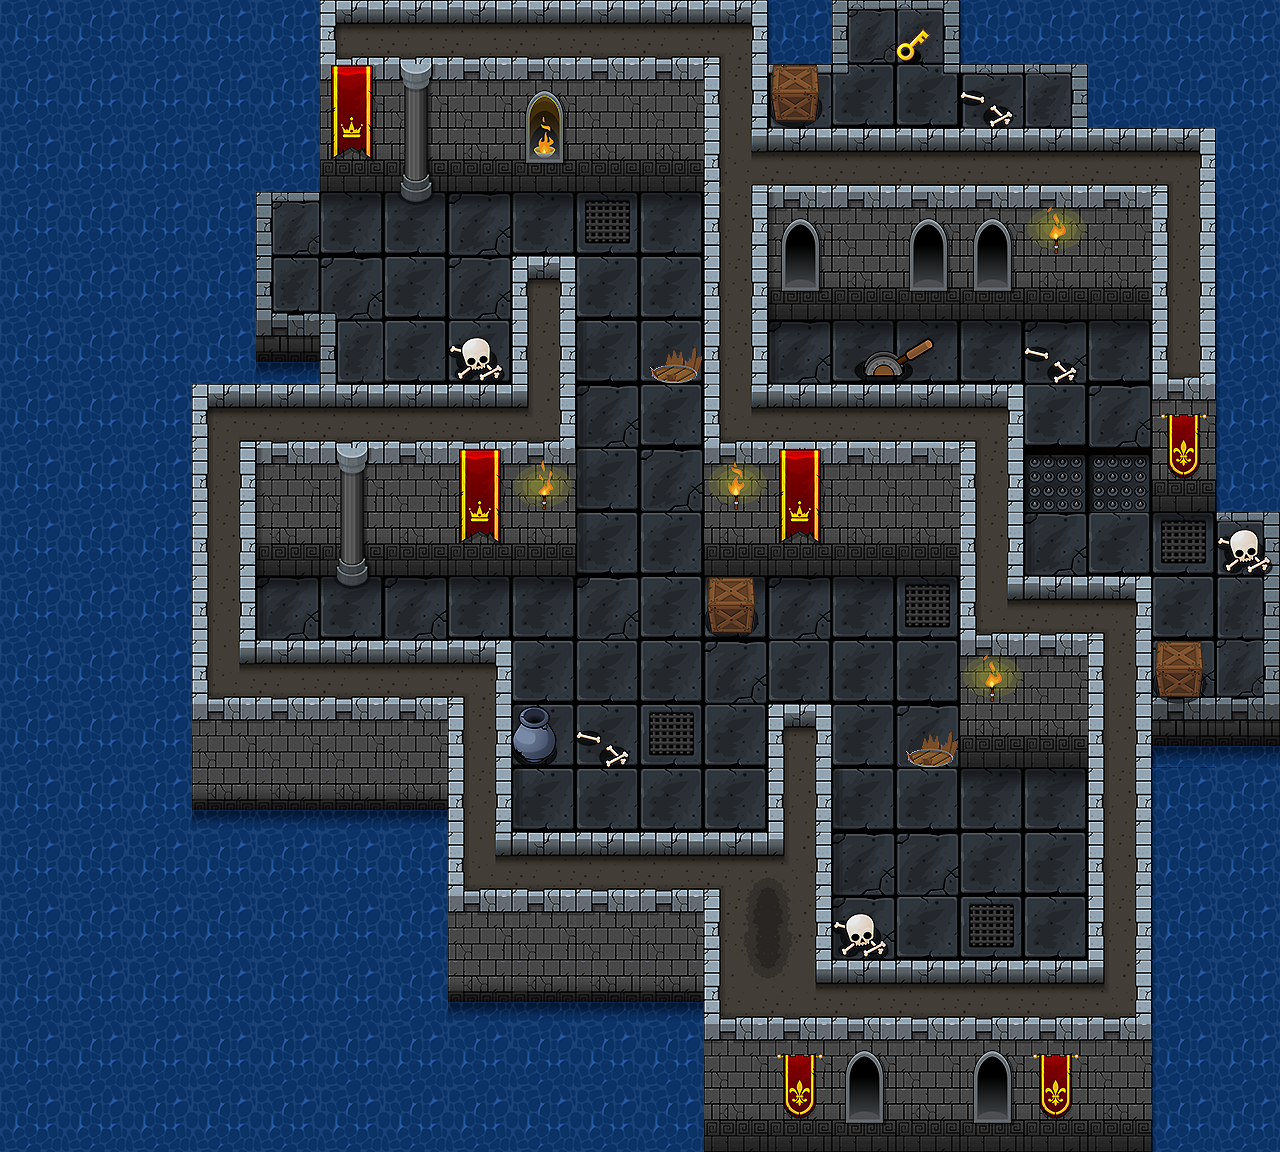

This game map was drawn from its Tiled (.tmx) file and the tilesets committed beside it. A one-line description and the full map source follow:
An orthogonal 20x18 tile map with 64x64 px tiles, 6 tile layers (flour, onFlour, sinkLayer, blockLayer, ...) and 5 objects.

<map version="1.0" tiledversion="1.1.6" orientation="orthogonal" renderorder="right-down" width="20" height="18" tilewidth="64" tileheight="64" infinite="0" nextobjectid="17">
 <tileset firstgid="1" name="tileSheet04-01" tilewidth="64" tileheight="64" tilecount="260" columns="13">
  <image source="tileSheet18-09.png" width="832" height="1280" />
 </tileset>
 <layer name="flour" width="20" height="18">
  <data encoding="csv">
134,134,134,134,134,0,0,0,0,0,0,0,133,118,119,133,134,134,134,134,
134,134,134,134,134,0,0,0,0,0,0,0,96,98,94,96,119,134,134,134,
134,134,134,0,0,0,0,0,0,0,0,0,0,0,0,0,0,0,0,134,
134,134,134,0,118,45,44,43,45,42,45,0,0,0,0,0,0,0,0,133,
134,134,134,0,131,72,56,57,0,56,56,0,0,0,0,0,0,0,0,133,
134,134,134,0,0,85,56,56,0,33,56,0,41,45,45,45,43,45,0,133,
134,134,134,0,0,0,0,0,0,20,56,0,0,0,0,0,56,57,0,133,
134,134,134,0,0,0,0,0,0,33,57,0,0,0,0,0,230,230,0,133,
134,134,134,0,0,0,0,0,0,33,56,0,0,0,0,0,20,56,42,119,
134,134,134,0,41,44,43,45,45,46,56,45,43,45,42,0,0,0,56,81,
134,134,134,0,0,0,0,0,56,56,56,57,56,56,56,0,0,0,69,132,
134,134,134,0,0,0,0,0,33,56,58,56,0,56,57,0,0,0,82,145,
134,134,134,0,0,0,0,0,33,56,56,56,0,33,56,45,45,0,133,134,
134,134,134,134,134,134,134,0,0,0,0,0,0,20,57,56,56,0,133,134,
134,134,134,134,134,134,134,0,0,0,0,0,0,20,56,58,56,0,133,134,
134,134,134,134,134,134,134,0,0,0,0,0,0,0,0,0,0,0,133,134,
134,134,134,134,134,134,134,134,134,134,134,0,0,0,0,0,0,0,133,134,
134,134,134,134,134,134,134,134,134,134,134,0,0,0,0,0,0,0,133,134
</data>
 </layer>
 <layer name="onFlour" width="20" height="18">
  <data encoding="csv">
0,0,0,0,0,0,0,0,0,0,0,0,0,0,181,0,0,0,0,0,
0,0,0,0,0,0,0,0,0,0,0,0,169,0,0,180,0,0,0,0,
0,0,0,0,0,0,0,0,0,0,0,0,0,0,0,0,0,0,0,0,
0,0,0,0,0,0,0,0,0,0,0,0,0,0,0,0,0,0,0,0,
0,0,0,0,0,0,0,0,0,0,0,0,0,0,0,0,0,0,0,0,
0,0,0,0,0,0,0,179,0,0,241,0,0,254,255,0,180,0,0,0,
0,0,0,0,0,0,0,0,0,0,0,0,0,0,0,0,0,0,0,0,
0,0,0,0,0,0,0,0,0,0,0,0,0,0,0,0,0,0,0,0,
0,0,0,0,0,0,0,0,0,0,0,0,0,0,0,0,0,0,0,179,
0,0,0,0,0,0,0,0,0,0,0,0,0,0,0,0,0,0,0,0,
0,0,0,0,0,0,0,0,0,0,0,0,0,0,0,0,0,0,169,0,
0,0,0,0,0,0,0,0,0,180,0,0,0,0,241,0,0,0,0,0,
0,0,0,0,0,0,0,0,0,0,0,0,0,0,0,0,0,0,0,0,
0,0,0,0,0,0,0,0,0,0,0,0,0,0,0,0,0,0,0,0,
0,0,0,0,0,0,0,0,0,0,0,0,0,179,0,0,0,0,0,0,
0,0,0,0,0,0,0,0,0,0,0,0,0,0,0,0,0,0,0,0,
0,0,0,0,0,0,0,0,0,0,0,0,0,0,0,0,0,0,0,0,
0,0,0,0,0,0,0,0,0,0,0,0,0,0,0,0,0,0,0,0
</data>
 </layer>
 <layer name="sinkLayer" width="20" height="18">
  <data encoding="csv">
0,0,0,0,0,0,0,0,0,0,0,0,0,0,0,0,0,0,0,0,
0,0,0,0,0,0,0,0,0,0,0,0,0,0,0,0,0,0,0,0,
0,0,0,134,134,0,0,0,0,0,0,0,0,0,0,0,0,0,0,0,
0,0,0,134,0,0,0,0,0,0,0,0,0,0,0,0,0,0,0,0,
0,0,0,134,0,0,0,0,0,0,0,0,0,0,0,0,0,0,0,0,
0,0,0,134,145,0,0,0,0,0,0,0,0,0,0,0,0,0,0,0,
0,0,0,134,134,0,0,0,0,0,0,0,0,0,0,0,0,0,0,0,
0,0,0,0,0,0,0,0,0,0,0,0,0,0,0,0,0,0,0,0,
0,0,0,0,0,0,0,0,0,0,0,0,0,0,0,0,0,0,0,0,
0,0,0,0,0,0,0,0,0,0,0,0,0,0,0,0,0,0,0,0,
0,0,0,0,0,0,0,0,0,0,0,0,0,0,0,0,0,0,0,0,
0,0,0,0,0,0,0,0,0,0,0,0,0,0,0,0,0,0,0,0,
0,0,0,0,0,0,0,0,0,0,0,0,0,0,0,0,0,0,0,0,
0,0,0,0,0,0,0,0,0,0,0,0,0,0,0,0,0,0,0,0,
0,0,0,0,0,0,0,0,0,0,0,0,0,0,0,0,0,0,0,0,
0,0,0,0,0,0,0,0,0,0,0,0,0,0,0,0,0,0,0,0,
0,0,0,0,0,0,0,0,0,0,0,0,0,0,0,0,0,0,0,0,
0,0,0,0,0,0,0,0,0,0,0,0,0,0,0,0,0,0,0,0
</data>
 </layer>
 <layer name="blockLayer" width="20" height="18">
  <data encoding="csv">
0,0,0,0,0,2,3,3,3,3,3,62,0,0,0,0,0,0,0,0,
0,0,0,0,0,16,18,19,19,19,19,27,0,0,0,0,0,0,0,0,
0,0,0,0,0,29,31,32,32,32,32,78,5,5,5,5,5,5,62,0,
0,0,0,0,0,0,0,0,0,0,0,27,15,19,19,19,19,19,27,0,
0,0,0,0,0,0,0,0,0,0,0,27,28,32,32,32,32,32,27,0,
0,0,0,0,0,0,0,0,27,0,0,27,0,0,0,0,0,0,40,0,
0,0,0,0,0,0,0,0,75,0,0,74,5,5,5,62,0,0,17,0,
0,0,0,27,15,18,19,16,19,0,0,19,16,19,19,27,0,0,30,0,
0,0,0,27,28,31,32,29,32,0,0,32,29,32,32,27,0,0,0,0,
0,0,0,27,0,0,0,0,0,0,0,169,0,0,0,74,3,62,0,0,
0,0,0,74,0,0,0,0,0,0,0,0,0,0,0,19,19,27,0,0,
0,0,0,19,19,19,19,27,178,0,0,0,0,0,0,32,32,27,0,0,
0,0,0,79,79,79,79,27,0,0,0,0,27,0,0,0,0,27,0,0,
0,0,0,0,0,0,0,74,0,0,0,0,100,0,0,0,0,27,0,0,
0,0,0,0,0,0,0,19,19,19,19,22,24,0,0,0,0,27,0,0,
0,0,0,0,0,0,0,79,79,79,79,35,104,0,0,0,0,75,0,0,
0,0,0,0,0,0,0,0,0,0,0,19,17,19,19,19,17,19,0,0,
0,0,0,0,0,0,0,0,0,0,0,32,30,32,32,32,30,32,0,0
</data>
 </layer>
 <layer name="onBlockLayer" width="20" height="18">
  <data encoding="csv">
0,0,0,0,0,0,0,0,0,0,0,0,0,0,0,0,0,0,0,0,
0,0,0,0,0,0,0,0,206,0,0,0,0,0,0,0,0,0,0,0,
0,0,0,0,0,0,0,0,219,0,0,0,0,0,0,0,0,0,0,0,
0,0,0,0,0,0,0,0,0,0,0,0,208,0,208,208,191,0,0,0,
0,0,0,0,0,0,0,0,0,0,0,0,221,0,221,221,0,0,0,0,
0,0,0,0,0,0,0,0,0,0,0,0,0,0,0,0,0,0,0,0,
0,0,0,0,0,0,0,0,0,0,0,0,0,0,0,0,0,0,0,0,
0,0,0,0,0,0,0,0,194,0,0,192,0,0,0,0,0,0,0,0,
0,0,0,0,0,0,0,0,0,0,0,0,0,0,0,0,0,0,0,0,
0,0,0,0,0,0,0,0,0,0,0,0,0,0,0,0,0,0,0,0,
0,0,0,0,0,0,0,0,0,0,0,0,0,0,0,191,0,0,0,0,
0,0,0,0,0,0,0,0,0,0,0,0,0,0,0,0,0,0,0,0,
0,0,0,0,0,0,0,0,0,0,0,0,0,0,0,0,0,0,0,0,
0,0,0,0,0,0,0,0,0,0,0,0,0,0,0,0,0,0,0,0,
0,0,0,0,0,0,0,0,0,0,0,0,0,0,0,0,0,0,0,0,
0,0,0,0,0,0,0,0,0,0,0,0,0,0,0,0,0,0,0,0,
0,0,0,0,0,0,0,0,0,0,0,0,0,208,0,208,0,0,0,0,
0,0,0,0,0,0,0,0,0,0,0,0,0,221,0,221,0,0,0,0
</data>
 </layer>
 <objectgroup name="playerLayer">
  <object id="1" gid="178" x="351" y="334" width="64" height="64">
   <properties>
    <property name="type" value="playerStartPosition" />
   </properties>
  </object>
 </objectgroup>
 <objectgroup name="objectLayer">
  <object id="9" gid="235" x="381.667" y="630" width="64" height="64">
   <properties>
    <property name="sprite" value="allowedToHit" />
    <property name="type" value="barrel" />
   </properties>
  </object>
  <object id="14" gid="165" x="705" y="825" width="64" height="64">
   <properties>
    <property name="sprite" value="treasure2" />
    <property name="type" value="chest" />
   </properties>
  </object>
  <object id="15" gid="164" x="258.667" y="626.333" width="64" height="64">
   <properties>
    <property name="sprite" value="treasure1" />
    <property name="type" value="chest" />
   </properties>
  </object>
  <object id="16" gid="164" x="962" y="891" width="64" height="64">
   <properties>
    <property name="sprite" value="treasure1" />
    <property name="type" value="chest" />
   </properties>
  </object>
 </objectgroup>
 <layer name="upperLayer" width="20" height="18">
  <data encoding="csv">
0,0,0,0,0,0,0,0,0,0,0,0,0,0,0,0,0,0,0,0,
0,0,0,0,0,0,0,0,0,0,0,0,0,0,0,0,0,0,0,0,
0,0,0,0,0,0,0,0,0,0,0,0,0,0,0,0,0,0,0,0,
0,0,0,0,0,0,0,0,0,0,0,0,0,0,0,0,0,0,0,0,
0,0,0,0,0,0,0,0,14,0,0,0,0,0,0,0,0,0,0,0,
0,0,0,0,0,0,0,0,0,0,0,0,0,0,0,0,0,0,0,0,
0,0,0,61,3,3,3,3,0,0,0,0,0,0,0,0,0,0,0,0,
0,0,0,0,0,0,0,0,0,0,0,0,0,0,0,0,0,0,0,0,
0,0,0,0,0,0,0,0,0,0,0,0,0,0,0,0,0,0,0,0,
0,0,0,0,0,0,0,0,0,0,0,0,0,0,0,0,0,0,0,0,
0,0,0,74,3,3,3,62,0,0,0,0,0,0,0,0,0,0,0,0,
0,0,0,0,0,0,0,0,0,0,0,0,14,0,0,0,0,0,0,0,
0,0,0,0,0,0,0,0,0,0,0,0,0,0,0,0,0,0,0,0,
0,0,0,0,0,0,0,0,3,3,3,116,0,0,0,0,0,0,0,0,
0,0,0,0,0,0,0,0,0,0,0,0,0,0,0,0,0,0,0,0,
0,0,0,0,0,0,0,0,0,0,0,0,0,3,3,3,3,0,0,0,
0,0,0,0,0,0,0,0,0,0,0,0,0,0,0,0,0,0,0,0,
0,0,0,0,0,0,0,0,0,0,0,0,0,0,0,0,0,0,0,0
</data>
 </layer>
</map>